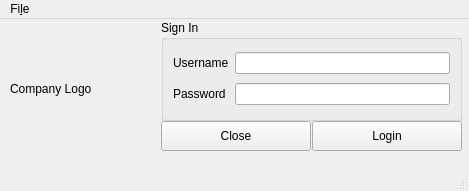
<?xml version="1.0" encoding="UTF-8"?>
<ui version="4.0">
 <class>LoginWindow</class>
 <widget class="QMainWindow" name="LoginWindow">
  <property name="geometry">
   <rect>
    <x>0</x>
    <y>0</y>
    <width>469</width>
    <height>191</height>
   </rect>
  </property>
  <property name="windowTitle">
   <string>TorgCRM Login</string>
  </property>
  <widget class="QWidget" name="centralwidget">
   <widget class="QGroupBox" name="groupBox">
    <property name="geometry">
     <rect>
      <x>161</x>
      <y>1</y>
      <width>301</width>
      <height>101</height>
     </rect>
    </property>
    <property name="title">
     <string>Sign In</string>
    </property>
    <layout class="QGridLayout" name="gridLayout">
     <item row="0" column="0">
      <widget class="QLabel" name="userNameLabel">
       <property name="text">
        <string>Username</string>
       </property>
      </widget>
     </item>
     <item row="0" column="1">
      <widget class="QLineEdit" name="userNameInput"/>
     </item>
     <item row="1" column="0">
      <widget class="QLabel" name="passwordLabel">
       <property name="text">
        <string>Password</string>
       </property>
      </widget>
     </item>
     <item row="1" column="1">
      <widget class="QLineEdit" name="passwordInput">
       <property name="echoMode">
        <enum>QLineEdit::Password</enum>
       </property>
      </widget>
     </item>
    </layout>
   </widget>
   <widget class="QPushButton" name="cancelBtn">
    <property name="geometry">
     <rect>
      <x>161</x>
      <y>102</y>
      <width>150</width>
      <height>30</height>
     </rect>
    </property>
    <property name="text">
     <string>Close</string>
    </property>
   </widget>
   <widget class="QPushButton" name="loginBtn">
    <property name="geometry">
     <rect>
      <x>312</x>
      <y>102</y>
      <width>150</width>
      <height>30</height>
     </rect>
    </property>
    <property name="text">
     <string>Login</string>
    </property>
   </widget>
   <widget class="QLabel" name="logoLabel">
    <property name="geometry">
     <rect>
      <x>10</x>
      <y>9</y>
      <width>141</width>
      <height>121</height>
     </rect>
    </property>
    <property name="text">
     <string>Company Logo</string>
    </property>
   </widget>
  </widget>
  <widget class="QMenuBar" name="menubar">
   <property name="geometry">
    <rect>
     <x>0</x>
     <y>0</y>
     <width>469</width>
     <height>30</height>
    </rect>
   </property>
   <widget class="QMenu" name="menuFile">
    <property name="title">
     <string>Fi&amp;le</string>
    </property>
    <addaction name="actionClose"/>
    <addaction name="actionAbout"/>
   </widget>
   <addaction name="menuFile"/>
  </widget>
  <widget class="QStatusBar" name="statusbar"/>
  <action name="actionClose">
   <property name="text">
    <string>&amp;Close</string>
   </property>
   <property name="shortcut">
    <string>Ctrl+Q</string>
   </property>
  </action>
  <action name="actionAbout">
   <property name="text">
    <string>&amp;About</string>
   </property>
  </action>
 </widget>
 <resources/>
 <connections/>
</ui>
